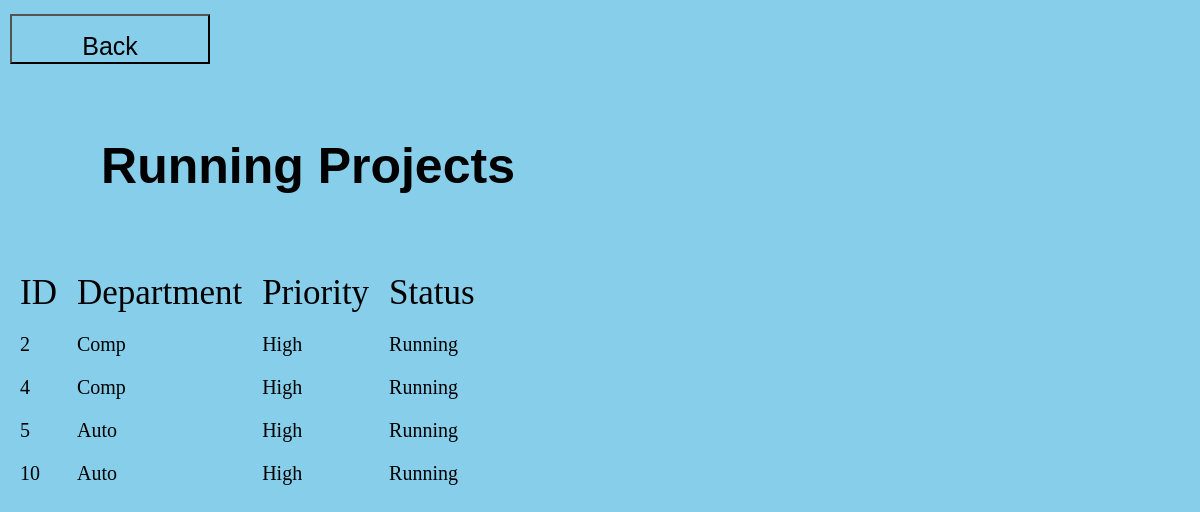
Page /stat on the committed database.
### Application/models.py (models this page shows)
class Task(models.Model):
    ID=models.IntegerField(primary_key=True)
    Status=models.CharField(max_length=20)
    Division=models.CharField(max_length=50)
    Category=models.CharField(max_length=20)
    Priority=models.CharField(max_length=10)
    Department=models.CharField(max_length=30)

### Application/views.py (the view)
# urls.py: path('stat',views.stat,name='stat'),
def stat(request):
    data = Task.objects.filter(Status='Running').values()
    context = {
        'data': data,
    }
    return render(request,"stat.html",{'data':data})

### template/stat.html (shortened to what this page needs)
<!DOCTYPE html>
{% load static %}
<html lang="en">
    {% load static %}
    <head>
        <link rel="stylesheet" href="{% static 'show.css' %}">
    </head>
    <body>
        <form action="/show" method='post'>
            <input type="submit" value="Back">
        <br/>
        </form>
        <h4 id="head"><center>Running Projects</center></h4>
        <div id="OneDiv">
            <table  cellspacing='4' cellpadding="4" width='70%' >
                <tr >
                    <td style="font-size: 35px;">ID</td>
                    <td style="font-size: 35px;">Department</td>
                    <td style="font-size: 35px;">Priority</td>
                    <td style="font-size: 35px;">Status</td>
                </tr>
                {% for d in data %}
                    <tr>
                        <td style="font-size: 20px;">{{d.ID}}</td>
                        <td style="font-size: 20px;">{{d.Department}}</td>
                        <td style="font-size: 20px;">{{d.Priority}}</td>
                        <td style="font-size: 20px;">{{d.Status}}</td>
                    </tr>
                {% endfor %}
            </table>
        </div>
</body>
</html>

### static/show.css (style rules this page uses)
#head { font-size:50px; color: black; font-family: Arial, Helvetica, sans-serif; }
body { background-color:skyblue; width: 50%; height: 100%; font-size: 24px; }
input[type=button], input[type=submit], input[type=reset] { background-color: transparent; color: black; font-size: 25px; padding: 16px 16px; text-decoration: none; margin: 6px 2px; cursor: pointer; width: 8em; height: 2em; }
th, td { padding: 8px; }

### rows in the picture
Task: ID "2", Department "Comp", Priority "High", Status "Running"
Task: ID "4", Department "Comp", Priority "High", Status "Running"
Task: ID "5", Department "Auto", Priority "High", Status "Running"
Task: ID "10", Department "Auto", Priority "High", Status "Running"
